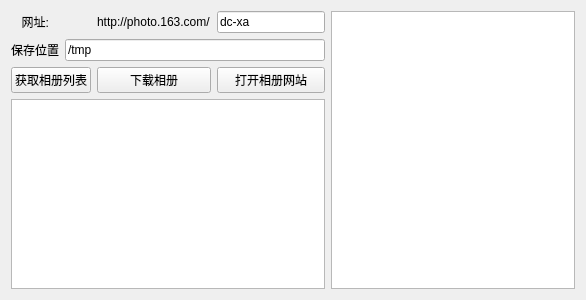
<?xml version="1.0" encoding="UTF-8"?>
<ui version="4.0">
 <class>Form</class>
 <widget class="QWidget" name="Form">
  <property name="geometry">
   <rect>
    <x>0</x>
    <y>0</y>
    <width>586</width>
    <height>300</height>
   </rect>
  </property>
  <property name="windowTitle">
   <string>网易相册下载工具</string>
  </property>
  <layout class="QGridLayout" name="gridLayout">
   <item row="2" column="0" colspan="2">
    <widget class="QPushButton" name="pb_query_list">
     <property name="text">
      <string>获取相册列表</string>
     </property>
    </widget>
   </item>
   <item row="2" column="2">
    <widget class="QPushButton" name="pb_download_list">
     <property name="text">
      <string>下载相册</string>
     </property>
    </widget>
   </item>
   <item row="2" column="3">
    <widget class="QPushButton" name="pb_open_website">
     <property name="text">
      <string>打开相册网站</string>
     </property>
    </widget>
   </item>
   <item row="0" column="0">
    <widget class="QLabel" name="lb_url">
     <property name="text">
      <string>网址:   </string>
     </property>
     <property name="alignment">
      <set>Qt::AlignRight|Qt::AlignTrailing|Qt::AlignVCenter</set>
     </property>
    </widget>
   </item>
   <item row="3" column="0" colspan="4">
    <widget class="QTextBrowser" name="tb_result">
     <property name="html">
      <string>&lt;!DOCTYPE HTML PUBLIC &quot;-//W3C//DTD HTML 4.0//EN&quot; &quot;http://www.w3.org/TR/REC-html40/strict.dtd&quot;&gt;
&lt;html&gt;&lt;head&gt;&lt;meta name=&quot;qrichtext&quot; content=&quot;1&quot; /&gt;&lt;style type=&quot;text/css&quot;&gt;
p, li { white-space: pre-wrap; }
&lt;/style&gt;&lt;/head&gt;&lt;body style=&quot; font-family:'Ubuntu'; font-size:11pt; font-weight:400; font-style:normal;&quot;&gt;
&lt;p style=&quot;-qt-paragraph-type:empty; margin-top:0px; margin-bottom:0px; margin-left:0px; margin-right:0px; -qt-block-indent:0; text-indent:0px;&quot;&gt;&lt;br /&gt;&lt;/p&gt;&lt;/body&gt;&lt;/html&gt;</string>
     </property>
     <property name="openExternalLinks">
      <bool>true</bool>
     </property>
    </widget>
   </item>
   <item row="0" column="3">
    <widget class="QLineEdit" name="le_blog_name">
     <property name="sizePolicy">
      <sizepolicy hsizetype="Minimum" vsizetype="Fixed">
       <horstretch>0</horstretch>
       <verstretch>0</verstretch>
      </sizepolicy>
     </property>
     <property name="text">
      <string>dc-xa</string>
     </property>
    </widget>
   </item>
   <item row="0" column="2">
    <widget class="QLabel" name="lb_host">
     <property name="text">
      <string>http://photo.163.com/</string>
     </property>
    </widget>
   </item>
   <item row="1" column="0">
    <widget class="QLabel" name="lb_path">
     <property name="text">
      <string>保存位置</string>
     </property>
    </widget>
   </item>
   <item row="0" column="4" rowspan="4">
    <widget class="QListWidget" name="lw_list">
     <property name="sizePolicy">
      <sizepolicy hsizetype="Maximum" vsizetype="Expanding">
       <horstretch>0</horstretch>
       <verstretch>0</verstretch>
      </sizepolicy>
     </property>
     <property name="maximumSize">
      <size>
       <width>300</width>
       <height>16777215</height>
      </size>
     </property>
     <property name="tabKeyNavigation">
      <bool>true</bool>
     </property>
     <property name="alternatingRowColors">
      <bool>true</bool>
     </property>
     <property name="selectionMode">
      <enum>QAbstractItemView::MultiSelection</enum>
     </property>
    </widget>
   </item>
   <item row="1" column="1" colspan="3">
    <widget class="QLineEdit" name="le_path">
     <property name="text">
      <string>/tmp</string>
     </property>
    </widget>
   </item>
  </layout>
 </widget>
 <resources/>
 <connections/>
</ui>
